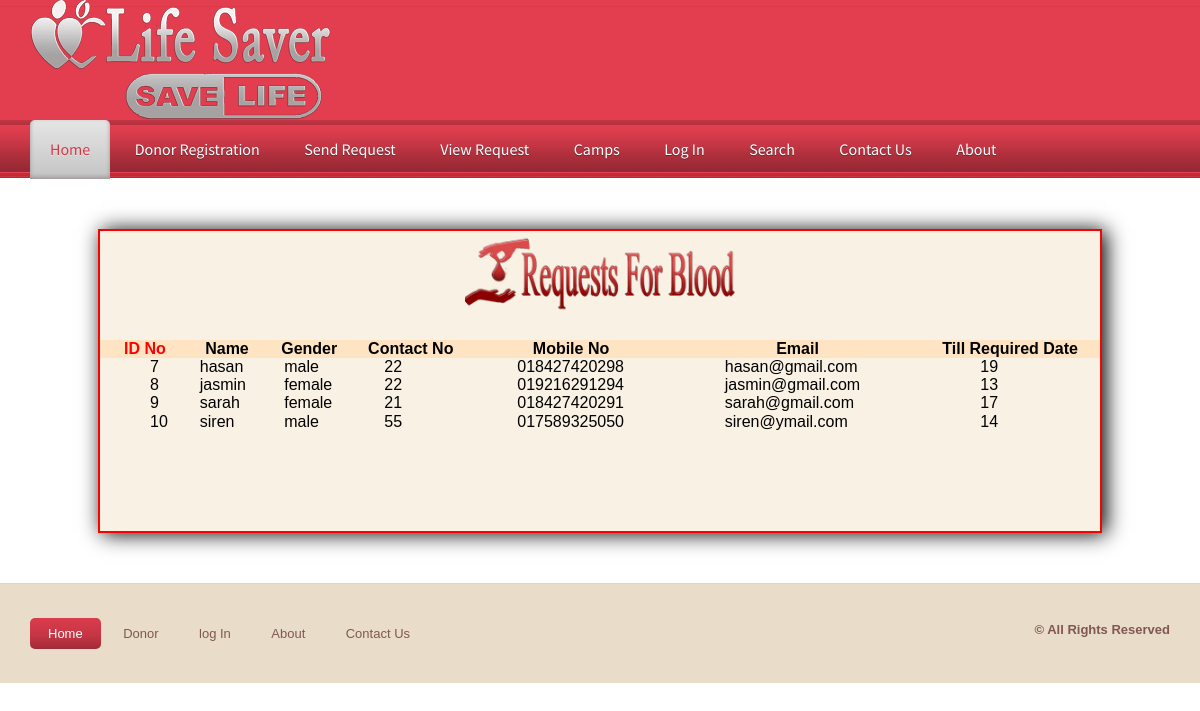
Screenshot of /viewrequest.php with the database file from the repository.
### tables this page shows
CREATE TABLE IF NOT EXISTS `requestes` (
  `req_id` int(100) NOT NULL AUTO_INCREMENT,
  `name` varchar(100) NOT NULL,
  `gender` varchar(100) NOT NULL,
  `age` varchar(100) NOT NULL,
  `mobile` varchar(100) NOT NULL,
  `email` varchar(100) NOT NULL,
  `bgroup` int(100) NOT NULL,
  `reqdate` datetime NOT NULL,
  `detail` varchar(500) NOT NULL,
  PRIMARY KEY (`req_id`)
);

### viewrequest.php (the view, shortened to what this page needs)
<!DOCTYPE html PUBLIC "-//W3C//DTD XHTML 1.0 Transitional//EN" "http://www.w3.org/TR/xhtml1/DTD/xhtml1-transitional.dtd">
<html xmlns="http://www.w3.org/1999/xhtml">
<head>
<link href="css/lightbox.css" rel="stylesheet" />
    <link href="StyleSheet.css" rel="stylesheet" type="text/css" />
<link href="css/style.css" rel="stylesheet" type="text/css" media="all" />
<link href="css/flexslider.css" rel="stylesheet" type="text/css" media="all" />
</head>
<body>
<?php include('admin/function.php'); ?>
 <div class="h_bg">
<div class="wrap">
<div class="header">
		<div class="logo">
			<h1><a href="index.php"><img src="Images/logo.png" alt=""></a></h1>
		</div>
	</div>
</div>
</div>
<div class="nav_bg">
<div class="wrap">
		<?php require('header.php');?>
	</div>
<div style="height:300px; width:1000px; margin:auto; margin-top:50px; margin-bottom:50px; background-color:#f8f1e4; border:2px solid red; box-shadow:4px 1px 20px black;">
     <form method="post" enctype="multipart/form-data">
 <table cellpadding="20" cellspacing="20" width="1000px" height="200px"  style="margin:auto" >
   <tr><td colspan="7" align="center"><img src="Images/brequest.png" height="90px" /></td></tr>
   <tr><td>&nbsp;</td><td>&nbsp;</td></tr>
 <tr style="background-color:bisque" align="center" class="bold">
             <td class="bold" style="color:red"  >ID No</td><td align="center">Name</td><td align="center">Gender</td><td align="center">Contact No</td><td align="center">Mobile No</td><td align="center">Email</td>
            <td align="center">Till Required Date</td>
        </tr>
<?php
$cn=mysqli_connect("localhost","root","","bloodbank");
$s="select * from requestes";
	$result=mysqli_query($cn,$s);
	while($data=mysqli_fetch_array($result))
	{
				echo"<tr><td  style=' padding-left:50px'>$data[0]</td><td  style=' padding-left:10px'>$data[1]</td><td  style=' padding-left:20px'>$data[2]</td><td  style=' padding-left:30px'>$data[3]</td><td  style=' padding-left:50px'>$data[4]</td><td  style=' padding-left:50px'>$data[5]</td><td  style=' padding-left:60px'>$data[6]</td></tr>";
			}
			?>
</table>
</form>
        </div>
<div class="ftr-bg">
<div class="wrap">
<div class="footer">
	<div class="f_nav">
		<ul>
			<li class="active"><a href="index.php">Home</a></li>
			<li><a href="donar.php">Donor</a></li>
            <li><a href="login.php">log In</a></li>
            <li><a href="aboutus.php">About</a></li>
            <li><a href="contact.php">Contact Us</a></li>
            </ul>
	</div>
		<div class="copy">
			<p class="title">© All Rights Reserved </p>
		</div>
</div>
</div>
</div>
</body>
</html>

### Admin/function.php (shortened to what this page needs)
<!DOCTYPE html PUBLIC "-//W3C//DTD XHTML 1.0 Transitional//EN" "http://www.w3.org/TR/xhtml1/DTD/xhtml1-transitional.dtd">
<html xmlns="http://www.w3.org/1999/xhtml">
<head>
</head>
<body>
</body>
</html>

### header.php
<ul class="nav">
			<li class="active"><a href="index.php">Home</a></li>
			<li><a href="registration.php">Donor Registration</a></li>
			<li><a href="requests.php">send Request</a></li>
            <li><a href="viewrequest.php">View Request</a></li>
            <li><a href="camps.php">Camps</a></li>
            <li><a href="login.php">log In</a></li>
            <li><a href="search.php">Search</a></li>
            <li><a href="contact.php">Contact Us</a></li>
           	<li><a href="aboutus.php">About</a></li>
            </ul>

### css/lightbox.css (style rules this page uses)
body:after { content: url(../img/close.png) url(../img/loading.gif) url(../img/prev.png) url(../img/next.png); display: none; }

### StyleSheet.css (style rules this page uses)
.title { font-weight:bold; color:#805752; font-size: 16px; text-align: left; padding-left: 20px; }
.bold { font-weight:bold; }

### css/style.css (style rules this page uses)
html,body,div,span,applet,object,iframe,h1,h2,h3,h4,h5,h6,p,blockquote,pre,a,abbr,acronym,address,big,cite,code,del,dfn,em,img,ins,kbd,q,s,samp,small,strike,strong,sub,sup,tt,var,b,u,i,dl,dt,dd,ol,nav ul,nav li,fieldset,form,label,legend,table,caption,tbody,tfoot,thead,tr,th,td,article,aside,canvas,details,embed,figure,figcaption,footer,header,hgroup,menu,nav,output,ruby,section,summary,time,mark,audio,video { margin:0;padding:0;border:0;font-size:100%;font:inherit;vertical-align:baseline; }
ol,ul { list-style:none;margin:0;padding:0; }
table { border-collapse:collapse;border-spacing:0; }
a { text-decoration:none; }
img { max-width:100%; }
body { font-family: Arial, Geneva,Helvetica, sans-serif; font-size: 100%; }
.wrap { margin:0 auto; width:80%; }
.h_bg { background: url('../images/h_bg.png') repeat-x ; }
.nav_bg { background: url('../images/nav_bg.png') center 0 repeat-x #CF797E; height:58px; }
.nav li { display:inline-block; }
.nav li a { font-family: 'Source Sans Pro', sans-serif; line-height:1.8em; display:block; text-decoration:none; font-weight:normal; color:#ffffff; padding:15px 20px; font-size: 1em; text-transform: capitalize; text-shadow: 0 1px 0 #5C2830; letter-spacing:0px; }
.nav li.active a { text-shadow: 0 1px 0 #EBEBEB; color:#D13949; background: #E5E5E5; background: -moz-linear-gradient(top, #E5E5E5 0%, #C4C4C4 100%); background: -webkit-gradient(linear, left top, left bottom, color-stop(0%,#E5E5E5), color-stop(100%,#C4C4C4)); filter: progid:DXImageTransform.Microsoft.gradient( startColorstr='#E5E5E5', endColorstr='#C4C4C4',GradientType=0 ); -moz-border-radius:5px 5px 0 0; -webkit-border-radius:5px 5px 0 0; border-radius:5px 5px 0 0; box-shadow: inset 0px -2px 4px #9C9797; -webkit-box-shadow: inset 0px -2px 4px #9C9797; -moz-box-shadow: inset 0px -2px 4px #9C9797; -o-box-shadow: inset 0px -2px 4px #9C9797; }
.ftr-bg { background: #E9DCC9; border-top: 1px solid rgba(214, 195, 167, 0.34); }
.footer { padding:3% 0; }
.f_nav { float:left; }
.f_nav li { display: inline-block; }
.f_nav li.active a { color:#ffffff; background: rgb(219,60,76); background: -moz-linear-gradient(top, rgba(219,60,76,1) 0%, rgba(197,54,68,1) 56%, rgba(162,44,56,1) 99%); background: -webkit-gradient(linear, left top, left bottom, color-stop(0%,rgba(219,60,76,1)), color-stop(56%,rgba(197,54,68,1)), color-stop(99%,rgba(162,44,56,1))); background: -webkit-linear-gradient(top, rgba(219,60,76,1) 0%,rgba(197,54,68,1) 56%,rgba(162,44,56,1) 99%); background: -o-linear-gradient(top, rgba(219,60,76,1) 0%,rgba(197,54,68,1) 56%,rgba(162,44,56,1) 99%); background: -ms-linear-gradient(top, rgba(219,60,76,1) 0%,rgba(197,54,68,1) 56%,rgba(162,44,56,1) 99%); background: linear-gradient(to bottom, rgba(219,60,76,1) 0%,rgba(197,54,68,1) 56%,rgba(162,44,56,1) 99%); filter: progid:DXImageTransform.Microsoft.gradient( startColorstr='#db3c4c', endColorstr='#a22c38',GradientType=0 ); }
.f_nav li a { border-radius: 5px; -webkit-border-radius: 5px; -moz-border-radius: 5px; -o-border-radius: 5px; display:block; padding: 8px 18px; color: #805752; font-size: 0.8125em; }
.copy { float: right; }
.copy p { color: #805752; font-size: 0.8125em; line-height: 1.8em; }
@media only screen and (max-width: 1280px) { .wrap { width:95%; } }

### rows the page displays
requestes: req_id "7", name "hasan", gender "male", age "22", mobile "018427420298", email "hasan@gmail.com", bgroup "19"
requestes: req_id "8", name "jasmin", gender "female", age "22", mobile "019216291294", email "jasmin@gmail.com", bgroup "13"
requestes: req_id "9", name "sarah", gender "female", age "21", mobile "018427420291", email "sarah@gmail.com", bgroup "17"
requestes: req_id "10", name "siren", gender "male", age "55", mobile "017589325050", email "siren@ymail.com", bgroup "14"
